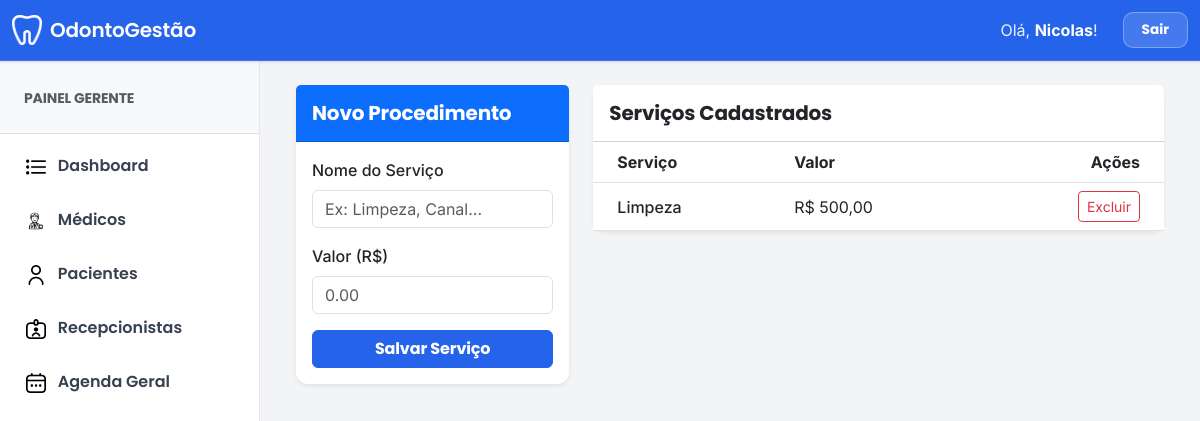
Screenshot of /manage_procedimento/ (signed in) with the database file from the repository.
### clinica_app/models.py (models this page shows, shortened)
class CustomUser(AbstractUser):
    USER_TYPE_CHOICES = (
        ('1', 'Gerente'),
        ('2', 'Dentista'),
        ('3', 'Paciente'),
        ('4', 'Recepcionista'),
    )
    email = models.EmailField(unique=True)
    user_type = models.CharField(default='1', choices=USER_TYPE_CHOICES, max_length=1)
    first_name = models.CharField("Nome completo", max_length=150, blank=True)
    REQUIRED_FIELDS = ['email', 'first_name']

class Procedimento(models.Model):
    nome = models.CharField(max_length=255)
    valor = models.DecimalField(max_digits=10, decimal_places=2)

### clinica_app/views.py (the view)
# urls.py: path('manage_procedimento/', views.manage_procedimento, name="manage_procedimento"),
@login_required
def manage_procedimento(request):
    if str(request.user.user_type) != "1": return redirect('home')
    return render(request, "gerente_template/manage_procedimento_template.html", {"procedimentos": Procedimento.objects.all()})

### clinica_app/templates/gerente_template/manage_procedimento_template.html (shortened to what this page needs)
{% extends 'base.html' %}
{% block main_content %}
<div class="container">
    <div class="row">
        <div class="col-md-4 mb-4">
            <div class="card shadow-sm border-0">
                <div class="card-header bg-primary text-white py-3">
                    <h5 class="mb-0 fw-bold">Novo Procedimento</h5>
                </div>
                <form action="{% url 'add_procedimento_save' %}" method="post" class="card-body">
                    <div class="mb-3">
                        <label class="form-label fw-medium">Nome do Serviço</label>
                        <input type="text" name="nome" class="form-control" placeholder="Ex: Limpeza, Canal..." required>
                    </div>
                    <div class="mb-3">
                        <label class="form-label fw-medium">Valor (R$)</label>
                        <input type="text" name="valor" class="form-control" placeholder="0.00" required>
                    </div>
                    <button type="submit" class="btn btn-primary w-100 fw-bold">Salvar Serviço</button>
                </form>
            </div>
        </div>
        <div class="col-md-8">
            <div class="card shadow-sm border-0">
                <div class="card-header bg-white py-3">
                    <h5 class="mb-0 fw-bold">Serviços Cadastrados</h5>
                </div>
                <div class="card-body p-0">
                    <div class="table-responsive">
                        <table class="table table-hover align-middle mb-0">
                            <thead class="bg-light">
                                <tr>
                                    <th class="ps-4">Serviço</th>
                                    <th>Valor</th>
                                    <th class="text-end pe-4">Ações</th>
                                </tr>
                            </thead>
                            <tbody>
                                {% for proc in procedimentos %}
                                <tr>
                                    <td class="ps-4 fw-medium">{{ proc.nome }}</td>
                                    <td>R$ {{ proc.valor }}</td>
                                    <td class="text-end pe-4">
                                        <a href="{% url 'delete_procedimento' proc.id %}" class="btn btn-outline-danger btn-sm" onclick="return confirm('Excluir este serviço?')">Excluir</a>
                                    </td>
                                </tr>
                                {% empty %}
                                <tr>
                                    <td colspan="3" class="text-center py-4 text-muted">Nenhum procedimento cadastrado.</td>
                                </tr>
                                {% endfor %}
                            </tbody>
                        </table>
                    </div>
                </div>
            </div>
        </div>
    </div>
</div>
{% endblock main_content %}

### clinica_app/templates/base.html (shortened to what this page needs)
{% load static %}
<!DOCTYPE html>
<html lang="pt-br">
<head>
    <link href="https://cdn.jsdelivr.net/npm/bootstrap@5.3.0/dist/css/bootstrap.min.css" rel="stylesheet">
</head>
<body>
    {% if user.is_authenticated %}
    <nav class="navbar navbar-expand-lg">
        <div class="container-fluid">
            <a class="navbar-brand" href="#">
                <img src="{% static 'denteb.png' %}" alt="Logo" width="30" height="30" class="me-2">
                OdontoGestão
            </a>
            <div class="collapse navbar-collapse" id="navbarNav">
                <ul class="navbar-nav ms-auto align-items-center">
                    <li class="nav-item">
                        <span class="user-welcome">Olá, <span class="user-name">{{ user.first_name }}</span>!</span>
                    </li>
                    <li class="nav-item">
                        <a class="nav-link-custom" href="{% url 'logout_user' %}">Sair</a>
                    </li>
                </ul>
            </div>
        </div>
    </nav>
    {% endif %}
    <div class="main-wrapper">
        {% if user.is_authenticated %}
        <aside id="sidebar">
            <div class="p-4 border-bottom bg-light">
                <small class="text-uppercase fw-bold text-muted">
                    {% if user.user_type == '1' %}Painel Gerente
                    {% elif user.user_type == '2' %}Painel Médico
                    {% elif user.user_type == '4' %}Painel Recepção
                    {% endif %}
                </small>
            </div>
            <nav class="mt-2">
                {% with url_name=request.resolver_match.url_name %}
                {% if user.user_type == '2' %}
                    <a href="{% url 'dentista_home' %}" class="sidebar-link {% if url_name == 'dentista_home' %}active{% endif %}">
                        <img src="{% static 'computador.png' %}" width="20" class="me-2"> Meu Painel
                    </a>
                    <a href="{% url 'dentista_manage_paciente' %}" class="sidebar-link {% if url_name == 'dentista_manage_paciente' or url_name == 'view_paciente' %}active{% endif %}">
                        <img src="{% static 'utilizador.png' %}" width="20" class="me-2"> Pacientes
                    </a>
                    <a href="{% url 'add_consulta' %}" class="sidebar-link {% if url_name == 'add_consulta' %}active{% endif %}">
                        <img src="{% static 'adicionar.png' %}" width="20" class="me-2"> Agendar Consulta
                    </a>
                {% elif user.user_type == '1' %}
                    <a href="{% url 'gerente_home' %}" class="sidebar-link {% if url_name == 'gerente_home' %}active{% endif %}">
                        <img src="{% static 'lista.png' %}" width="20" class="me-2"> Dashboard
                    </a>
                    <a href="{% url 'manage_dentista' %}" class="sidebar-link {% if 'dentista' in url_name %}active{% endif %}">
                        <img src="{% static 'dentista.png' %}" width="20" class="me-2"> Médicos
                    </a>
                    <a href="{% url 'manage_paciente' %}" class="sidebar-link {% if 'paciente' in url_name %}active{% endif %}">
                        <img src="{% static 'utilizador.png' %}" width="20" class="me-2"> Pacientes
                    </a>
                    <a href="{% url 'manage_recepcionista' %}" class="sidebar-link {% if 'recepcionista' in url_name %}active{% endif %}">
                        <img src="{% static 'recepcionista.png' %}" width="20" class="me-2"> Recepcionistas
                    </a>
                    <a href="{% url 'manage_consulta' %}" class="sidebar-link {% if 'consulta' in url_name %}active{% endif %}">
                        <img src="{% static 'calendario.png' %}" width="20" class="me-2"> Agenda Geral
                    </a>
                {% endif %}
                {% endwith %}
            </nav>
        </aside>
        {% endif %}
        <main id="content-area">
            {% block main_content %}{% endblock %}
        </main>
    </div>
</body>
</html>

### clinica_app/templates/base.html (style rules this page uses)
:root { --accent: #2563eb; --accent-dark: #1d4ed8; --accent-soft: #eff6ff; --bg: #f3f4f6; --surface: #ffffff; --text: #111827; --muted: #6b7280; --border: #e5e7eb; --shadow: 0 1px 2px rgba(16, 24, 40, 0.06), 0 1px 3px rgba(16, 24, 40, 0.10); --radius: 12px; }
body { background-color: var(--bg); font-family: 'Inter', sans-serif; color: var(--text); overflow-x: hidden; }
h1, h2, h3, h4, h5, h6, .navbar-brand, .fw-bold { font-family: 'Poppins', sans-serif; font-weight: 600; letter-spacing: -0.01em; }
.navbar { background: var(--accent); border-bottom: 1px solid rgba(255, 255, 255, 0.1); box-shadow: var(--shadow); padding: 10px 0; z-index: 1030; }
.navbar-brand { color: #ffffff !important; font-size: 1.25rem; text-decoration: none; display: flex; align-items: center; }
.navbar-brand img { filter: brightness(0) invert(1); }
.user-welcome { color: rgba(255, 255, 255, 0.9); margin-right: 15px; }
.user-name { color: #ffffff; font-weight: 700; }
.nav-link-custom { font-family: 'Poppins', sans-serif; font-weight: 700; padding: 7px 18px; border-radius: 10px; background: rgba(255, 255, 255, 0.15); color: #ffffff !important; margin-left: 10px; border: 1px solid rgba(255, 255, 255, 0.3); text-decoration: none; display: inline-block; font-size: 0.85rem; transition: all 0.2s ease; }
.main-wrapper { display: flex; min-height: calc(100vh - 64px); }
#sidebar { width: 260px; background: var(--surface); border-right: 1px solid var(--border); transition: all 0.2s; }
.sidebar-link { display: block; margin: 6px 10px; padding: 12px 16px; color: #374151; text-decoration: none; font-family: 'Poppins', sans-serif; font-weight: 600; transition: 0.15s; position: relative; border-radius: 12px; }
#content-area { flex: 1; padding: 24px; }
.card { border: 1px solid var(--border); border-radius: var(--radius); box-shadow: var(--shadow); }
.btn-primary { background-color: var(--accent); border-color: var(--accent); }

### rows the page displays
CustomUser: first_name "Nicolas"
Procedimento: nome "Limpeza", valor "500,00"
